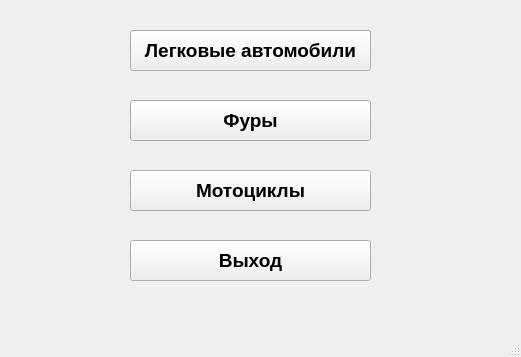
<?xml version="1.0" encoding="UTF-8"?>
<ui version="4.0">
 <class>MainWindow</class>
 <widget class="QMainWindow" name="MainWindow">
  <property name="geometry">
   <rect>
    <x>0</x>
    <y>0</y>
    <width>521</width>
    <height>357</height>
   </rect>
  </property>
  <property name="windowTitle">
   <string>MainWindow</string>
  </property>
  <widget class="QWidget" name="centralwidget">
   <widget class="QPushButton" name="car">
    <property name="geometry">
     <rect>
      <x>130</x>
      <y>30</y>
      <width>241</width>
      <height>41</height>
     </rect>
    </property>
    <property name="font">
     <font>
      <pointsize>14</pointsize>
      <weight>75</weight>
      <bold>true</bold>
     </font>
    </property>
    <property name="text">
     <string>Легковые автомобили</string>
    </property>
   </widget>
   <widget class="QPushButton" name="truck">
    <property name="geometry">
     <rect>
      <x>130</x>
      <y>100</y>
      <width>241</width>
      <height>41</height>
     </rect>
    </property>
    <property name="font">
     <font>
      <pointsize>14</pointsize>
      <weight>75</weight>
      <bold>true</bold>
     </font>
    </property>
    <property name="text">
     <string>Фуры</string>
    </property>
   </widget>
   <widget class="QPushButton" name="motobike">
    <property name="geometry">
     <rect>
      <x>130</x>
      <y>170</y>
      <width>241</width>
      <height>41</height>
     </rect>
    </property>
    <property name="font">
     <font>
      <pointsize>14</pointsize>
      <weight>75</weight>
      <bold>true</bold>
     </font>
    </property>
    <property name="text">
     <string>Мотоциклы</string>
    </property>
   </widget>
   <widget class="QPushButton" name="exit">
    <property name="geometry">
     <rect>
      <x>130</x>
      <y>240</y>
      <width>241</width>
      <height>41</height>
     </rect>
    </property>
    <property name="font">
     <font>
      <pointsize>14</pointsize>
      <weight>75</weight>
      <bold>true</bold>
     </font>
    </property>
    <property name="text">
     <string>Выход</string>
    </property>
   </widget>
  </widget>
  <widget class="QMenuBar" name="menubar">
   <property name="geometry">
    <rect>
     <x>0</x>
     <y>0</y>
     <width>521</width>
     <height>21</height>
    </rect>
   </property>
  </widget>
  <widget class="QStatusBar" name="statusbar"/>
 </widget>
 <resources/>
 <connections/>
</ui>
